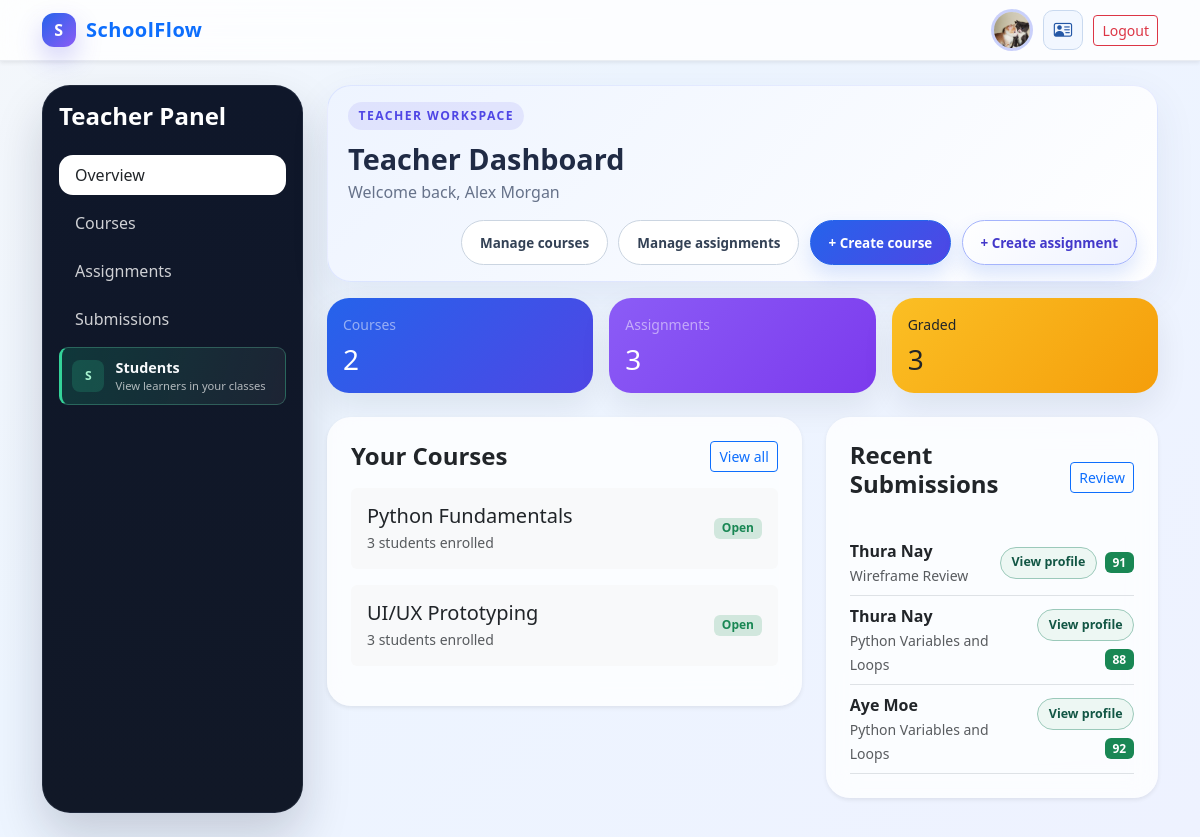
Page /teacher/dashboard/ (signed in) on the committed database.
### portal/models.py (models this page shows, shortened)
class User(AbstractUser):
    is_teacher = models.BooleanField(default=False)
    is_student = models.BooleanField(default=False)
    phone = models.CharField(max_length=20, blank=True, null=True)
    address = models.TextField(blank=True, null=True)
    profile_image = models.ImageField(upload_to='profiles/', blank=True, null=True)
    class Meta:
        permissions = [
            ("can_access_teacher_dashboard", "Can access teacher dashboard"),
            ("can_access_student_dashboard", "Can access student dashboard"),
        ]

class Course(models.Model):
    title = models.CharField(max_length=200)
    description = models.TextField(blank=True)
    created_by = models.ForeignKey(
        settings.AUTH_USER_MODEL,
        on_delete=models.CASCADE,
        related_name="created_courses",
        limit_choices_to={"is_teacher": True},
    )
    students = models.ManyToManyField(
        settings.AUTH_USER_MODEL,
        related_name="enrolled_courses",
        blank=True,
        limit_choices_to={"is_student": True},
    )
    created_at = models.DateTimeField(auto_now_add=True)
    updated_at = models.DateTimeField(auto_now=True)
    class Meta:
        permissions = [
            ("can_manage_courses", "Can manage courses"),
            ("can_assign_students", "Can assign students to courses"),
        ]

class Submission(models.Model):
    student = models.ForeignKey(
        settings.AUTH_USER_MODEL,
        on_delete=models.CASCADE,
        related_name="submissions",
        limit_choices_to={"is_student": True},
    )
    assignment = models.ForeignKey(
        Assignment,
        on_delete=models.CASCADE,
        related_name="submissions",
    )
    content = models.TextField()
    grade = models.PositiveIntegerField(null=True, blank=True)
    submitted_at = models.DateTimeField(default=timezone.now)
    feedback = models.TextField(blank=True, null=True)
    class Meta:
        unique_together = ("student", "assignment")
        permissions = [
            ("can_submit_assignments", "Can submit assignments"),
            ("can_review_submissions", "Can review submissions"),
        ]

class Assignment(models.Model):
    title = models.CharField(max_length=200)
    description = models.TextField()
    due_date = models.DateTimeField()
    course = models.ForeignKey(
        Course,
        on_delete=models.CASCADE,
        related_name="assignments",
    )
    created_by = models.ForeignKey(
        settings.AUTH_USER_MODEL,
        on_delete=models.CASCADE,
        related_name="created_assignments",
        limit_choices_to={"is_teacher": True},
    )
    created_at = models.DateTimeField(auto_now_add=True)
    class Meta:
        permissions = [
            ("can_create_assignments", "Can create assignments"),
            ("can_grade_assignments", "Can grade assignments"),
        ]

### portal/views/teacher_views.py (the view)
# urls.py: path('teacher/dashboard/', teacher_dashboard, name='teacher_dashboard'),
@permission_required('portal.can_access_teacher_dashboard', raise_exception=True)
def teacher_dashboard(request):
    courses = Course.objects.filter(created_by=request.user).prefetch_related('students')
    assignments = Assignment.objects.filter(created_by=request.user).select_related('course')
    recent_submissions = Submission.objects.filter(
        assignment__course__created_by=request.user
    ).select_related('student', 'assignment__course').order_by('-submitted_at')[:6]
    graded_count = Submission.objects.filter(
        assignment__course__created_by=request.user,
        grade__isnull=False,
    ).count()
    total_courses = courses.count()
    total_assignments = assignments.count()
    total_submissions = recent_submissions.count()
    context = {
        'courses': courses,
        'assignments': assignments,
        'recent_submissions': recent_submissions,
        'graded_count': graded_count,
        'total_courses': total_courses,
        'total_assignments': total_assignments,
        'total_submissions': total_submissions,
    }
    return render(request, 'teacher_dashboard.html', context)

### templates/teacher_dashboard.html (shortened to what this page needs)
{% extends 'base.html' %}
{% block content %}
<div class="container py-4">
  <div class="row g-4">
    <div class="col-lg-3">
      <div class="sidebar p-3 animate__animated animate__fadeInLeft">
        <h4 class="fw-bold mb-4">Teacher Panel</h4>
        <nav class="nav flex-column gap-2">
          <a class="nav-link active bg-white text-dark px-3 py-2" href="#overview">Overview</a>
          <a class="nav-link px-3 py-2" href="#courses">Courses</a>
          <a class="nav-link px-3 py-2" href="#assignments">Assignments</a>
          <a class="nav-link px-3 py-2" href="#submissions">Submissions</a>
          <a class="nav-link sidebar-feature-link" href="{% url 'teacher_student_directory' %}">
            <span class="sidebar-feature-mark" aria-hidden="true">S</span>
            <span class="sidebar-feature-copy">Students<small>View learners in your classes</small></span>
          </a>
        </nav>
      </div>
    </div>
    <div class="col-lg-9" id="overview">
      <section class="teacher-dashboard-header">
        <div class="teacher-dashboard-title">
          <span class="dashboard-kicker">Teacher Workspace</span>
          <h2 class="fw-bold mb-1">Teacher Dashboard</h2>
          <p class="text-muted mb-0">Welcome back, {{ user.get_full_name|default:user.username }}</p>
        </div>
        <div class="teacher-dashboard-actions">
          <a href="{% url 'course_list' %}" class="btn btn-manage">Manage courses</a>
          <a href="{% url 'assignment_list' %}" class="btn btn-manage">Manage assignments</a>
          <a href="{% url 'course_create' %}" class="btn btn-create">+ Create course</a>
          <a href="{% url 'assignment_create' %}" class="btn btn-create btn-create-soft">+ Create assignment</a>
        </div>
      </section>
      <div class="row g-3 mb-4">
        <div class="col-6 col-md-4">
          <div class="card stat-card p-3 card-hover border-0 bg-gradient-primary text-white">
            <small class="text-white-50">Courses</small>
            <h3 class="mt-2 mb-0">{{ total_courses|default:0 }}</h3>
          </div>
        </div>
        <div class="col-6 col-md-4">
          <div class="card stat-card p-3 card-hover border-0 bg-gradient-violet text-white">
            <small class="text-white-50">Assignments</small>
            <h3 class="mt-2 mb-0">{{ total_assignments|default:0 }}</h3>
          </div>
        </div>
        <div class="col-6 col-md-4">
          <div class="card stat-card p-3 card-hover border-0 bg-gradient-orange text-dark">
            <small class="text-dark">Graded</small>
            <h3 class="mt-2 mb-0">{{ graded_count|default:0 }}</h3>
          </div>
        </div>
      </div>
      <div class="row g-4">
        <div class="col-xl-7" id="courses">
          <div class="card glass-card border-0 p-4 shadow-sm">
            <div class="d-flex justify-content-between align-items-center mb-3">
              <h4 class="fw-bold mb-0">Your Courses</h4>
              <a href="{% url 'course_list' %}" class="btn btn-sm btn-outline-primary">View all</a>
            </div>
            {% if courses %}
              {% for course in courses %}
                <div class="card card-hover border-0 bg-light mb-3 p-3">
                  <div class="d-flex justify-content-between align-items-center">
                    <div>
                      <h5 class="mb-1">{{ course.title }}</h5>
                      <p class="text-muted small mb-0">{{ course.students.count }} students enrolled</p>
                    </div>
                    <span class="badge bg-success-subtle text-success">Open</span>
                  </div>
                </div>
              {% endfor %}
            {% else %}
              <p class="text-muted mb-0">No courses yet.</p>
            {% endif %}
          </div>
        </div>
        <div class="col-xl-5" id="submissions">
          <div class="card glass-card border-0 p-4 shadow-sm">
            <div class="d-flex justify-content-between align-items-center mb-3">
              <h4 class="fw-bold mb-3">Recent Submissions</h4>
              <a href="{% url 'review_submissions' %}" class="btn btn-sm btn-outline-primary">Review</a>
            </div>
            {% if recent_submissions %}
              {% for submission in recent_submissions %}
                <div class="d-flex justify-content-between align-items-center border-bottom py-2">
                  <div>
                    <div class="fw-semibold">{{ submission.student.get_full_name|default:submission.student.username }}</div>
                    <small class="text-muted">{{ submission.assignment.title }}</small>
                  </div>
                  <div class="d-flex align-items-center gap-2 flex-wrap justify-content-end">
                    <a class="btn-profile-link" href="{% url 'teacher_student_profile' submission.student.pk %}">View profile</a>
                    {% if submission.grade is not None %}
                      <span class="badge bg-success text-white">{{ submission.grade }}</span>
                    {% else %}
                      <a href="{% url 'grade_submission' submission.pk %}" class="btn btn-sm btn-task">Grade</a>
                    {% endif %}
                  </div>
                </div>
              {% endfor %}
            {% else %}
              <p class="text-muted mb-0">No recent submissions.</p>
            {% endif %}
          </div>
        </div>
      </div>
    </div>
  </div>
</div>
{% endblock %}

### templates/base.html (shortened to what this page needs)
{% load static %}
<!DOCTYPE html>
<html lang="en">
  <head>
    <link href="https://cdn.jsdelivr.net/npm/bootstrap@5.3.3/dist/css/bootstrap.min.css" rel="stylesheet" />
    <link href="https://cdn.jsdelivr.net/npm/bootstrap-icons@1.11.3/font/bootstrap-icons.min.css" rel="stylesheet" />
    <link rel="stylesheet" href="https://cdnjs.cloudflare.com/ajax/libs/animate.css/4.1.1/animate.min.css" />
  </head>
  <body>
    <nav class="navbar navbar-expand-lg navbar-light bg-white shadow-sm sticky-top">
      <div class="container navbar-shell">
        <a class="navbar-brand text-primary" href="{% url 'home' %}">
          <span class="brand-mark">S</span>
          SchoolFlow
        </a>
        <div class="collapse navbar-collapse justify-content-end" id="navbarUserMenu">
          <div class="navbar-user-actions">
            {% if user.is_authenticated %}
              <div class="navbar-user-summary">
                {% if user.profile_image %}
                  <img src="{{ user.profile_image.url }}" class="placeholder-avatar" alt="" />
                {% else %}
                  <img src="{% static 'schoolflow-logo.svg' %}" class="placeholder-avatar" alt="" />
                {% endif %}
              </div>
              {% if user.is_teacher or user.is_student %}
                <a class="navbar-account-button" href="{% url 'account_profile' %}" aria-label="Account details" title="Account details">
                  <i class="bi bi-person-vcard" aria-hidden="true"></i>
                </a>
              {% endif %}
              <form method="post" action="{% url 'logout' %}" class="d-inline">
                <button type="submit" class="btn btn-outline-danger btn-sm">Logout</button>
              </form>
            {% else %}
              <a class="btn btn-primary btn-sm" href="{% url 'login' %}">Login</a>
            {% endif %}
          </div>
        </div>
      </div>
    </nav>
    {% block content %}{% endblock %}
  </body>
</html>

### templates/base.html (style rules this page uses)
:root { --primary: #2563eb; --primary-2: #4f46e5; --success: #10b981; --warning: #f59e0b; --dark: #0f172a; --muted: #64748b; --panel: rgba(255, 255, 255, 0.78); }
body { background: linear-gradient(135deg, #f4f7fb 0%, #edf5ff 35%, #eef2ff 100%); min-height: 100vh; color: var(--dark); }
.glass-card { background: var(--panel); backdrop-filter: blur(14px); border: 1px solid rgba(148, 163, 184, 0.22); box-shadow: 0 20px 45px rgba(15, 23, 42, 0.08); border-radius: 24px; }
.brand-mark { display: inline-flex; align-items: center; justify-content: center; width: 34px; height: 34px; border-radius: 12px; background: linear-gradient(135deg, var(--primary), #8b5cf6); color: white; font-weight: 800; font-size: 1rem; margin-right: 10px; box-shadow: 0 12px 26px rgba(79, 70, 229, 0.25); }
.navbar { background: rgba(255, 255, 255, 0.8) !important; backdrop-filter: blur(14px); border-bottom: 1px solid rgba(148, 163, 184, 0.18); }
.navbar-brand { display: inline-flex; align-items: center; flex: 0 0 auto; font-weight: 800; letter-spacing: 0.5px; }
.navbar-shell { gap: 0.75rem; flex-wrap: wrap; }
.navbar-user-actions { display: flex; align-items: center; justify-content: flex-end; gap: 0.65rem; margin-left: auto; min-width: 0; }
.navbar-user-summary { display: inline-flex; align-items: center; gap: 0.55rem; min-width: 0; color: var(--muted); }
.navbar-account-button { display: inline-grid; place-items: center; width: 40px; height: 40px; flex: 0 0 40px; border: 1px solid #c9d9ef; border-radius: 10px; background: #f2f7ff; color: #2457a6; font-size: 1.15rem; text-decoration: none; transition: background 180ms ease, border-color 180ms ease, transform 180ms ease; }
.sidebar { background: linear-gradient(180deg, #0f172a 0%, #111827 100%); min-height: calc(100vh - 72px); border-radius: 28px; color: white; box-shadow: 0 24px 48px rgba(15, 23, 42, 0.18); border: 1px solid rgba(148, 163, 184, 0.12); }
.nav-link { border-radius: 14px; transition: all 0.25s ease; color: rgba(255,255,255,0.8); }
.sidebar .nav-link.sidebar-feature-link { display: flex; align-items: center; gap: 0.7rem; min-height: 58px; padding: 0.55rem 0.65rem; border: 1px solid rgba(110, 231, 183, 0.28); border-left: 3px solid #34d399; border-radius: 9px; background: linear-gradient(105deg, rgba(16, 185, 129, 0.2), rgba(255, 255, 255, 0.055)); color: #f8fafc; }
.sidebar-feature-mark { display: grid; place-items: center; width: 32px; height: 32px; flex: 0 0 32px; border-radius: 8px; background: rgba(52, 211, 153, 0.18); color: #a7f3d0; font-size: 0.76rem; font-weight: 800; }
.sidebar-feature-copy { display: grid; gap: 0.12rem; font-size: 0.9rem; font-weight: 750; line-height: 1.2; }
.sidebar-feature-copy small { color: rgba(255, 255, 255, 0.67); font-size: 0.7rem; font-weight: 500; }
.stat-card { border-radius: 22px; border: none; box-shadow: 0 14px 32px rgba(15, 23, 42, 0.08); }
.btn-profile-link { display: inline-flex; align-items: center; gap: 0.35rem; padding: 0.35rem 0.65rem; border: 1px solid #9bc9ba; border-radius: 999px; background: #edf7f3; color: #125644; font-size: 0.78rem; font-weight: 750; text-decoration: none; white-space: nowrap; transition: background 180ms ease, border-color 180ms ease, transform 180ms ease; }
.card-hover { transition: transform 0.25s ease, box-shadow 0.25s ease; }
.placeholder-avatar { width: 42px; height: 42px; flex: 0 0 42px; object-fit: cover; border-radius: 50%; border: 3px solid rgba(79, 70, 229, 0.15); background: linear-gradient(135deg, #e0e7ff, #dbeafe); }

### rows in the picture
User: profile_image (picture), get_full_name "Alex Morgan"
Course: title "Python Fundamentals", students.count "3"
Course: title "UI/UX Prototyping", students.count "3"
Submission: student.get_full_name "Thura Nay", assignment "Wireframe Review", grade "91"
Submission: student.get_full_name "Thura Nay", assignment "Python Variables and Loops", grade "88"
Submission: student.get_full_name "Aye Moe", assignment "Python Variables and Loops", grade "92"

### other values in the picture
{{ total_courses|default:0 }} "2"
{{ total_assignments|default:0 }} "3"
{{ graded_count|default:0 }} "3"
